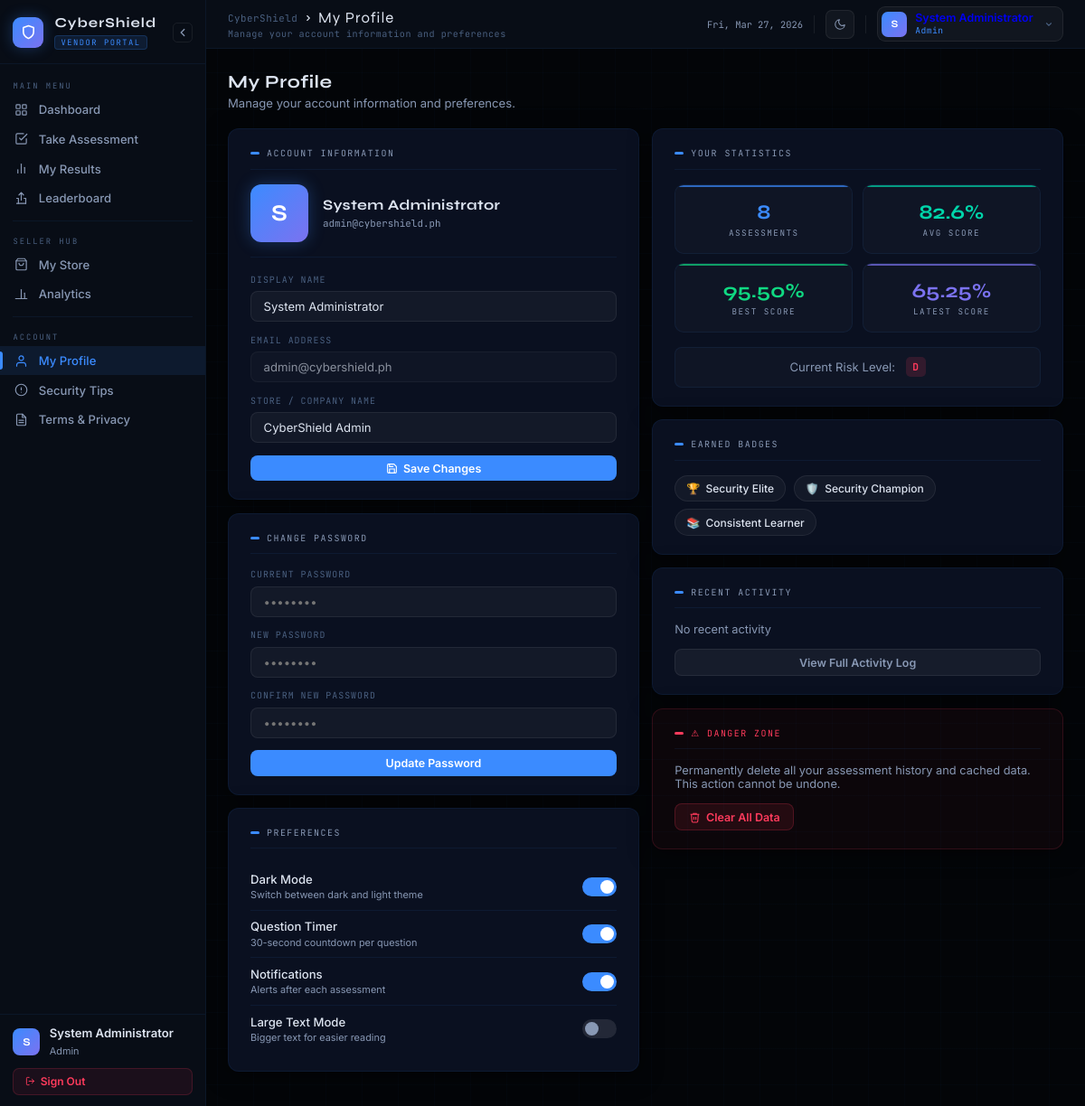
Page /Client/profile.php (signed in) on the committed database.
### tables this page shows
CREATE TABLE users (
    id            INT AUTO_INCREMENT PRIMARY KEY,
    username      VARCHAR(50)  UNIQUE NOT NULL,
    password_hash VARCHAR(255) NOT NULL,
    email         VARCHAR(100) UNIQUE NOT NULL,
    full_name     VARCHAR(100) NOT NULL,
    store_name    VARCHAR(100) NOT NULL,
    role          ENUM('Admin','Seller','Viewer') DEFAULT 'Seller',
    is_active     BOOLEAN DEFAULT TRUE,
    created_at    TIMESTAMP DEFAULT CURRENT_TIMESTAMP,
    updated_at    TIMESTAMP DEFAULT CURRENT_TIMESTAMP ON UPDATE CURRENT_TIMESTAMP,
    INDEX idx_username (username),
    INDEX idx_email    (email),
    INDEX idx_role     (role)
);

### Client/profile.php (the view, shortened to what this page needs)
<?php
$database = new Database();
$db = $database->getConnection();
$user_query = "SELECT * FROM users WHERE id = :user_id";
$stmt = $db->prepare($user_query);
$stmt->bindParam(':user_id', $_SESSION['user_id']);
$stmt->execute();
$user = $stmt->fetch(PDO::FETCH_ASSOC);
$stats_query = "SELECT
    COUNT(*) as total_assessments,
    AVG(score) as avg_score,
    MAX(score) as best_score,
    MIN(score) as worst_score,
    (SELECT score FROM vendor_assessments WHERE assessed_by = :user_id ORDER BY created_at DESC LIMIT 1) as latest_score,
    (SELECT rank FROM vendor_assessments WHERE assessed_by = :user_id ORDER BY created_at DESC LIMIT 1) as latest_rank
    FROM vendor_assessments
    WHERE assessed_by = :user_id";
$stmt = $db->prepare($stats_query);
$stmt->bindParam(':user_id', $_SESSION['user_id']);
$stmt->execute();
$stats = $stmt->fetch(PDO::FETCH_ASSOC);
$badges = [];
if ($stats['best_score'] >= 90) $badges[] = ['name' => 'Security Elite', 'icon' => '🏆', 'color' => '#f59e0b'];
if ($stats['best_score'] >= 80) $badges[] = ['name' => 'Security Champion', 'icon' => '🛡️', 'color' => '#10b981'];
if ($stats['total_assessments'] >= 5) $badges[] = ['name' => 'Consistent Learner', 'icon' => '📚', 'color' => '#3b82f6'];
?>
<!DOCTYPE html>
<html lang="en" data-theme="dark">
<head>
</head>
<body>
<div id="app">
  <aside id="sidebar">
    <div class="sb-brand">
      <div class="shield"><svg width="17" height="17" viewBox="0 0 24 24" fill="none" stroke="white" stroke-width="2.2" stroke-linecap="round" stroke-linejoin="round"><path d="M12 22s8-4 8-10V5l-8-3-8 3v7c0 6 8 10 8 10z"/></svg></div>
      <div class="sb-brand-text"><h2>CyberShield</h2><span class="badge">Vendor Portal</span></div>
      <button class="sb-toggle" onclick="toggleSidebar()"><svg width="14" height="14" viewBox="0 0 24 24" fill="none" stroke="currentColor" stroke-width="2.2" stroke-linecap="round" stroke-linejoin="round"><polyline points="15 18 9 12 15 6"/></svg></button>
    </div>
    <div class="sb-section">
      <div class="sb-label">Main Menu</div>
      <a class="sb-item" href="index.php"><span class="sb-icon"></span><span class="sb-text">Dashboard</span></a>
      <a class="sb-item" href="assessment.php"><span class="sb-icon"><svg width="15" height="15" viewBox="0 0 24 24" fill="none" stroke="currentColor" stroke-width="1.9" stroke-linecap="round" stroke-linejoin="round"><path d="M9 11l3 3L22 4"/><path d="M21 12v7a2 2 0 0 1-2 2H5a2 2 0 0 1-2-2V5a2 2 0 0 1 2-2h11"/></svg></span><span class="sb-text">Take Assessment</span></a>
      <a class="sb-item" href="results.php"><span class="sb-icon"><svg width="15" height="15" viewBox="0 0 24 24" fill="none" stroke="currentColor" stroke-width="1.9" stroke-linecap="round" stroke-linejoin="round"><line x1="18" y1="20" x2="18" y2="10"/><line x1="12" y1="20" x2="12" y2="4"/><line x1="6" y1="20" x2="6" y2="14"/></svg></span><span class="sb-text">My Results</span></a>
      <a class="sb-item" href="leaderboard.php"><span class="sb-icon"><svg width="15" height="15" viewBox="0 0 24 24" fill="none" stroke="currentColor" stroke-width="1.9" stroke-linecap="round" stroke-linejoin="round"><path d="M8 6l4-4 4 4"/><path d="M12 2v13"/><path d="M20 21H4"/><path d="M17 12h3v9"/><path d="M4 12h3v9"/></svg></span><span class="sb-text">Leaderboard</span></a>
      <div class="sb-divider"></div>
      <div class="sb-label">Seller Hub</div>
      <a class="sb-item" href="seller-store.php"><span class="sb-icon"><svg width="15" height="15" viewBox="0 0 24 24" fill="none" stroke="currentColor" stroke-width="1.9" stroke-linecap="round" stroke-linejoin="round"><path d="M6 2L3 6v14a2 2 0 002 2h14a2 2 0 002-2V6l-3-4z"/><line x1="3" y1="6" x2="21" y2="6"/><path d="M16 10a4 4 0 01-8 0"/></svg></span><span class="sb-text">My Store</span></a>
      <a class="sb-item" href="seller-analytics.php"><span class="sb-icon"><svg width="15" height="15" viewBox="0 0 24 24" fill="none" stroke="currentColor" stroke-width="1.9" stroke-linecap="round" stroke-linejoin="round"><line x1="18" y1="20" x2="18" y2="10"/><line x1="12" y1="20" x2="12" y2="4"/><polyline points="2 20 22 20"/></svg></span><span class="sb-text">Analytics</span></a>
      <div class="sb-divider"></div>
      <div class="sb-label">Account</div>
      <a class="sb-item active" href="profile.php"><span class="sb-icon"><svg width="15" height="15" viewBox="0 0 24 24" fill="none" stroke="currentColor" stroke-width="1.9" stroke-linecap="round" stroke-linejoin="round"><path d="M20 21v-2a4 4 0 0 0-4-4H8a4 4 0 0 0-4 4v2"/><circle cx="12" cy="7" r="4"/></svg></span><span class="sb-text">My Profile</span></a>
      <a class="sb-item" href="security-tips.php"><span class="sb-icon"><svg width="15" height="15" viewBox="0 0 24 24" fill="none" stroke="currentColor" stroke-width="1.9" stroke-linecap="round" stroke-linejoin="round"><circle cx="12" cy="12" r="10"/><line x1="12" y1="8" x2="12" y2="12"/><line x1="12" y1="16" x2="12.01" y2="16"/></svg></span><span class="sb-text">Security Tips</span></a>
      <a class="sb-item" href="terms.php"><span class="sb-icon"></span><span class="sb-text">Terms & Privacy</span></a>
    </div>
    <div class="sb-footer">
      <div class="sb-user">
        <div class="sb-avatar"><?php echo strtoupper(substr($user['full_name'], 0, 1)); ?></div>
        <div class="sb-user-info">
          <p><?php echo htmlspecialchars($user['full_name']); ?></p>
          <span><?php echo htmlspecialchars($user['role'] ?? 'Vendor'); ?></span>
        </div>
      </div>
      <button class="btn-sb-logout" onclick="doLogout()">
        <svg width="11" height="11" viewBox="0 0 24 24" fill="none" stroke="currentColor" stroke-width="2" stroke-linecap="round" stroke-linejoin="round"><path d="M9 21H5a2 2 0 0 1-2-2V5a2 2 0 0 1 2-2h4"/><polyline points="16 17 21 12 16 7"/><line x1="21" y1="12" x2="9" y2="12"/></svg>
        <span>Sign Out</span>
      </button>
    </div>
  </aside>
  <div id="main">
    <div class="topbar">
      <div>
        <div class="tb-bc">
          <span class="tb-app">CyberShield</span>
          <svg width="10" height="10" viewBox="0 0 16 16" fill="none" stroke="currentColor" stroke-width="1.8" stroke-linecap="round"><path d="M6 4l4 4-4 4"/></svg>
          <span class="tb-title">My Profile</span>
        </div>
        <p class="tb-sub">Manage your account information and preferences</p>
      </div>
      <div class="tb-right">
        <span class="tb-date" id="tb-date"></span>
        <button class="tb-icon-btn" onclick="toggleTheme()" title="Toggle theme">
          <svg id="tmoon" width="14" height="14" viewBox="0 0 24 24" fill="none" stroke="currentColor" stroke-width="1.8" stroke-linecap="round" stroke-linejoin="round"><path d="M21 12.79A9 9 0 1 1 11.21 3 7 7 0 0 0 21 12.79z"/></svg>
        </button>
        <a class="tb-admin" href="profile.php">
          <div class="tb-admin-av"><?php echo strtoupper(substr($user['full_name'], 0, 1)); ?></div>
          <div class="tb-admin-info">
            <span class="tb-admin-name"><?php echo htmlspecialchars($user['full_name']); ?></span>
            <span class="tb-admin-role"><?php echo htmlspecialchars($user['role'] ?? 'Vendor'); ?></span>
          </div>
          <svg width="10" height="10" viewBox="0 0 16 16" fill="none" stroke="currentColor" stroke-width="1.8" stroke-linecap="round" style="color:var(--muted);margin-left:.2rem"><path d="M4 6l4 4 4-4"/></svg>
        </a>
      </div>
    </div>
    <div class="content">
      <div class="sec-hdr">
        <h2>My Profile</h2>
        <p>Manage your account information and preferences.</p>
      </div>
      <div class="profile-grid">
        <div>
          <div class="card">
            <div class="card-title">Account Information</div>
            <div class="profile-avatar-wrap">
              <div class="profile-avatar" id="profile-avatar-big"><?php echo strtoupper(substr($user['full_name'], 0, 1)); ?></div>
              <div>
                <div class="profile-display-name" id="profile-name-display"><?php echo htmlspecialchars($user['full_name']); ?></div>
                <div class="profile-display-email" id="profile-email-display"><?php echo htmlspecialchars($user['email']); ?></div>
              </div>
            </div>
            <div class="fg">
              <label class="fl">Display Name</label>
              <input class="fi" type="text" id="profile-name" placeholder="Your full name" value="<?php echo htmlspecialchars($user['full_name']); ?>">
            </div>
            <div class="fg">
              <label class="fl">Email Address</label>
              <input class="fi" type="text" id="profile-email" readonly value="<?php echo htmlspecialchars($user['email']); ?>">
            </div>
            <div class="fg">
              <label class="fl">Store / Company Name</label>
              <input class="fi" type="text" id="profile-company" placeholder="Your store name" value="<?php echo htmlspecialchars($user['store_name'] ?? ''); ?>">
            </div>
            <button class="btn btn-p btn-full" onclick="saveProfile()">
              <svg width="13" height="13" viewBox="0 0 24 24" fill="none" stroke="currentColor" stroke-width="2"><path d="M19 21H5a2 2 0 0 1-2-2V5a2 2 0 0 1 2-2h11l5 5v11a2 2 0 0 1-2 2z"/><polyline points="17 21 17 13 7 13 7 21"/><polyline points="7 3 7 8 15 8"/></svg>
              Save Changes
            </button>
          </div>
          <div class="card">
            <div class="card-title">Change Password</div>
            <div class="fg">
              <label class="fl">Current Password</label>
              <input class="fi" type="password" id="pw-current" placeholder="••••••••">
            </div>
            <div class="fg">
              <label class="fl">New Password</label>
              <input class="fi" type="password" id="pw-new" placeholder="••••••••">
            </div>
            <div class="fg">
              <label class="fl">Confirm New Password</label>
              <input class="fi" type="password" id="pw-confirm" placeholder="••••••••">
            </div>
            <button class="btn btn-p btn-full" onclick="submitPasswordChange()">Update Password</button>
          </div>
          <div class="card">
            <div class="card-title">Preferences</div>
            <div class="pref-r">
              <div><div class="pref-lbl">Dark Mode</div><div class="pref-sub">Switch between dark and light theme</div></div>
              <label class="ts"><input type="checkbox" id="pref-dark" checked onchange="applyTheme(this.checked)"><span class="tsl"></span></label>
            </div>
            <div class="pref-r">
              <div><div class="pref-lbl">Question Timer</div><div class="pref-sub">30-second countdown per question</div></div>
              <label class="ts"><input type="checkbox" id="pref-timer" checked><span class="tsl"></span></label>
            </div>
            <div class="pref-r">
              <div><div class="pref-lbl">Notifications</div><div class="pref-sub">Alerts after each assessment</div></div>
              <label class="ts"><input type="checkbox" id="pref-notif" checked><span class="tsl"></span></label>
            </div>
            <div class="pref-r">
              <div><div class="pref-lbl">Large Text Mode</div><div class="pref-sub">Bigger text for easier reading</div></div>
              <label class="ts"><input type="checkbox" id="pref-a11y" onchange="toggleAccessibility()"><span class="tsl"></span></label>
            </div>
          </div>
        </div>
        <div>
          <div class="card">
            <div class="card-title">Your Statistics</div>
            <div class="stats-grid">
              <div class="stat-card" style="--accent:var(--blue)">
                <div class="stat-val"><?php echo $stats['total_assessments'] ?? 0; ?></div>
                <div class="stat-lbl">Assessments</div>
              </div>
              <div class="stat-card" style="--accent:var(--teal)">
                <div class="stat-val"><?php echo round($stats['avg_score'] ?? 0, 1); ?>%</div>
                <div class="stat-lbl">Avg Score</div>
              </div>
              <div class="stat-card" style="--accent:var(--green)">
                <div class="stat-val"><?php echo $stats['best_score'] ?? 0; ?>%</div>
                <div class="stat-lbl">Best Score</div>
              </div>
              <div class="stat-card" style="--accent:var(--purple)">
                <div class="stat-val"><?php echo $stats['latest_score'] ?? 'N/A'; ?><?php echo $stats['latest_score'] ? '%' : ''; ?></div>
                <div class="stat-lbl">Latest Score</div>
              </div>
            </div>
            <?php if ($stats['latest_rank']): ?>
            <div class="rank-display">
              Current Risk Level:&nbsp;
              <span class="rank r<?php echo $stats['latest_rank']; ?>"><?php echo $stats['latest_rank']; ?></span>
            </div>
            <?php endif; ?>
          </div>
          <div class="card">
            <div class="card-title">Earned Badges</div>
            <div class="badges-row" id="profile-badges">
              <?php if (empty($badges)): ?>
                <p style="font-size:.8rem;color:var(--muted2)">Complete more assessments to earn badges!</p>
              <?php else: ?>
                <?php foreach ($badges as $badge): ?>
                <div class="badge-pill">
                  <span><?php echo $badge['icon']; ?></span>
                  <span><?php echo $badge['name']; ?></span>
                </div>
                <?php endforeach; ?>
              <?php endif; ?>
            </div>
          </div>
          <div class="card">
            <div class="card-title">Recent Activity</div>
            <div id="recent-activity">
              <p style="font-size:.8rem;color:var(--muted2)">No recent activity</p>
            </div>
            <button class="btn btn-s btn-full" onclick="window.location.href='activity.php'" style="margin-top:.85rem">
              View Full Activity Log
            </button>
          </div>
          <div class="card danger">
            <div class="card-title">⚠ Danger Zone</div>
            <p style="font-size:.8rem;color:var(--muted2);margin-bottom:.85rem">Permanently delete all your assessment history and cached data. This action cannot be undone.</p>
            <button class="btn btn-d" onclick="clearAllData()">
              <svg width="13" height="13" viewBox="0 0 24 24" fill="none" stroke="currentColor" stroke-width="2"><polyline points="3 6 5 6 21 6"/><path d="M19 6l-1 14a2 2 0 0 1-2 2H8a2 2 0 0 1-2-2L5 6"/><path d="M10 11v6M14 11v6"/><path d="M9 6V4h6v2"/></svg>
              Clear All Data
            </button>
          </div>
        </div>
      </div>
    </div>
  </div>
</div>
</body>
</html>

### rows in the picture
users: full_name "S", full_name "System Administrator", role "Admin", email "admin@cybershield.ph", store_name "CyberShield Admin"

### other values in the picture
$stats['total_assessments'] "8"
$stats['avg_score'] "82.6"
$stats['best_score'] "95.50"
$stats['latest_score'] "65.25"
$stats['latest_rank'] "D"
$badge['icon'] "🏆"
$badge['name'] "Security Elite"
$badge['icon'] "🛡️"
$badge['name'] "Security Champion"
$badge['icon'] "📚"
$badge['name'] "Consistent Learner"
